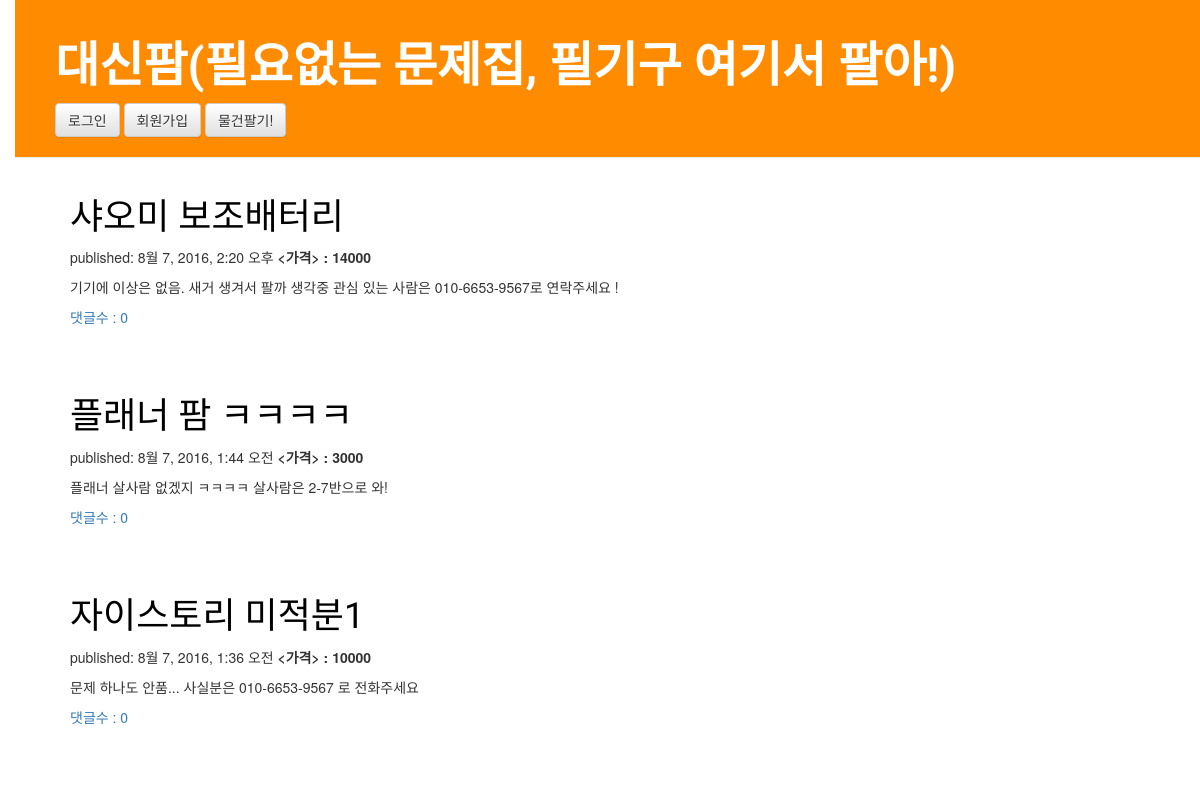
Before: / with the older database file.
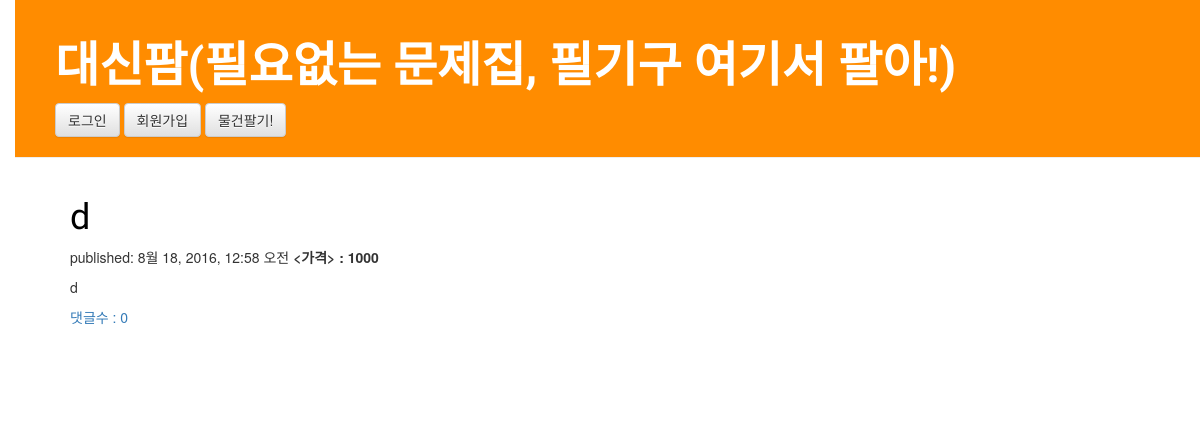
After: the same page with the newer database file.
### mysite/models.py (models this page shows, shortened)
class Post(models.Model):
    seller = models.ForeignKey('auth.User')
    product = models.CharField('PRODUCT',max_length=50)
    description = models.TextField('DESCRIPTION')
    pub_date = models.DateTimeField(default = timezone.now)
    price = models.IntegerField()
    def approved_comments(self):
        return self.comments.filter(approved_comment = True)

### mysite/views.py (the view)
# urls.py: url(r'^$',views.post_list,name = 'post_list'),
def post_list(request):
    Posts = Post.objects.filter(pub_date__lte = timezone.now()).order_by('-pub_date')
    return render(request, 'mysite/post_list.html', {'posts':Posts})

### mysite/templates/mysite/post_list.html (shortened to what this page needs)
{% extends 'mysite/base.html' %}
{% load staticfiles %}
    {% block content %}
        {% for post in posts %}
            <div class = "post">
            <h1><a href="{% url 'post_detail' pk=post.pk %}">{{ post.product }}</a></h1>
	    <p>published: {{ post.pub_date }}    <strong> <가격> : {{ post.price }}</strong></p>
            <p>{{ post.description|linebreaksbr }}</p>
            <a href ="{% url 'post_detail' pk=post.pk %}"> 댓글수 : {{ post.approved_comments.count }}</a>
            </div>
         {% endfor %}
    {% endblock content %}

### mysite/templates/mysite/base.html (shortened to what this page needs)
{% load staticfiles %}
<html>
        <head>
	<link rel="stylesheet" href="//maxcdn.bootstrapcdn.com/bootstrap/3.2.0/css/bootstrap.min.css">
	<link rel="stylesheet" href="//maxcdn.bootstrapcdn.com/bootstrap/3.2.0/css/bootstrap-theme.min.css">
	<link rel="stylesheet" href="{% static 'css/mysite.css' %}">
        </head>
        <body>
            <div class="page-header">
                <h1><a href="{% url 'post_list' %}"><strong>대신팜(필요없는 문제집, 필기구 여기서 팔아!) </strong></a></h1>
                {% if user.is_authenticated %}
                <a href="{% url 'logout' %}" class="btn btn-default" role="button">로그아웃</a>
                {% else %}
                <a href="{% url 'login' %}" class="btn btn-default" role="button">로그인</a>
		        <a href="{% url 'register' %}" class="btn btn-default" role="button">회원가입</a>
                {% endif %}
	            <a href="{% url 'post_new' %}" class="btn btn-default" role="button">물건팔기!</a>
            </div>
	    <div class="content container">
    		<div class="row">
        	    <div class="col-md-8">
		    {% block content %}
        	    {% endblock %}
		</div>
            </div>
	</div>
        </body>
    </html>

### mysite/static/css/mysite.css (style rules this page uses)
h1 a { color: #1E90FF; font-family: 'Dosis'; }
body { padding-left: 15px; }
.page-header { background-color: #FF8C00; margin-top: 0; padding: 20px 20px 20px 40px; }
.page-header h1, .page-header h1 a, .page-header h1 a:visited, .page-header h1 a:active { color: #ffffff; font-size: 36pt; text-decoration: none; }
.content { margin-left: 40px; }
h1, h2, h3, h4 { font-family: 'Lobster', cursive; }
.post { margin-bottom: 70px; }
.post h1 a, .post h1 a:visited { color: #000000; }

Changed rows visible on the page:
removed Post: product "샤오미 보조배터리", pub_date "8월 7, 2016, 2:20 오후", price "14000", description "기기에 이상은 없음. 새거 생겨서 팔까 생각중 관심 있는 사람은 010-6653-9567로 연락주세요 !", approved_comments.count "0"
removed Post: product "플래너 팜 ㅋㅋㅋㅋ", pub_date "8월 7, 2016, 1:44 오전", price "3000", description "플래너 살사람 없겠지 ㅋㅋㅋㅋ 살사람은 2-7반으로 와!", approved_comments.count "0"
removed Post: product "자이스토리 미적분1", pub_date "8월 7, 2016, 1:36 오전", price "10000", description "문제 하나도 안품... 사실분은 010-6653-9567 로 전화주세요", approved_comments.count "0"
added Post: product "d", pub_date "8월 18, 2016, 12:58 오전", price "1000", description "d", approved_comments.count "0"
